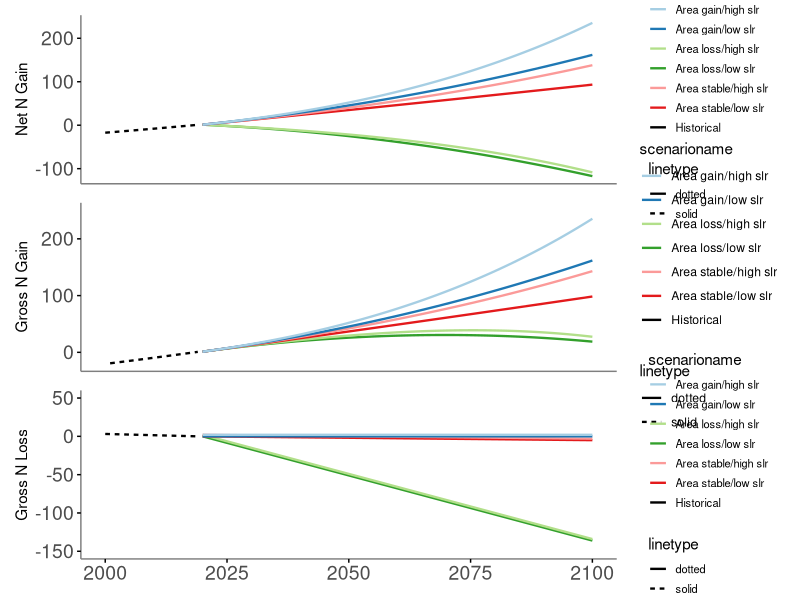
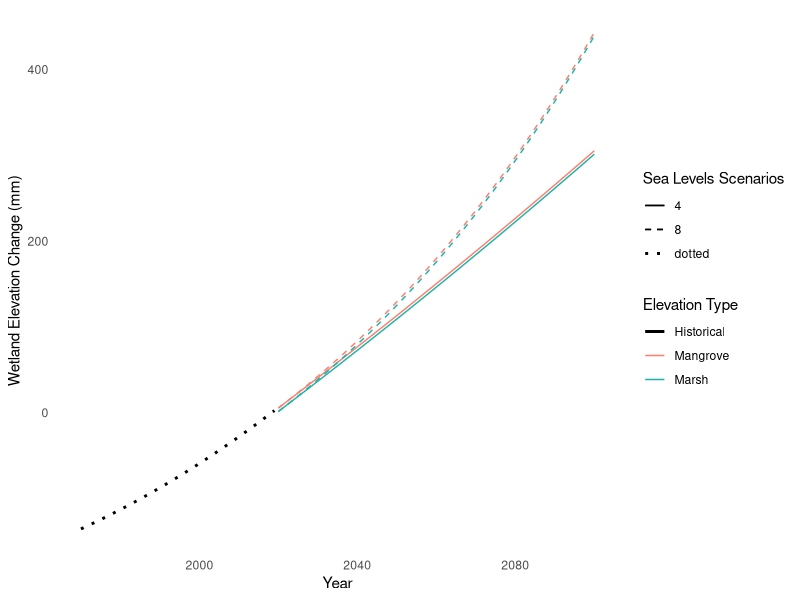
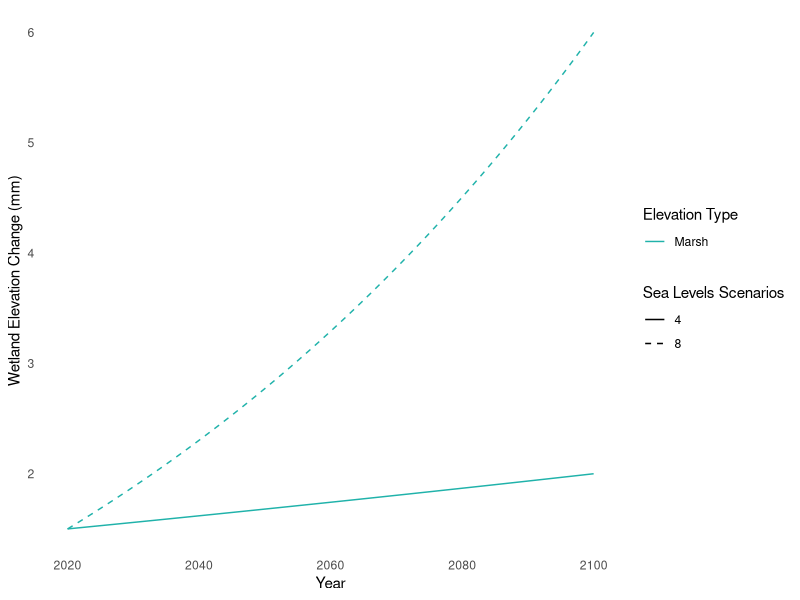
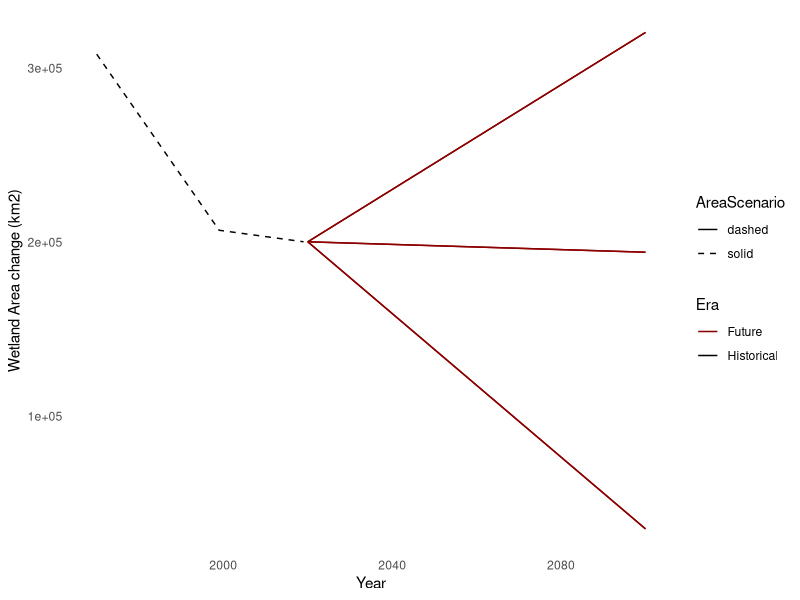
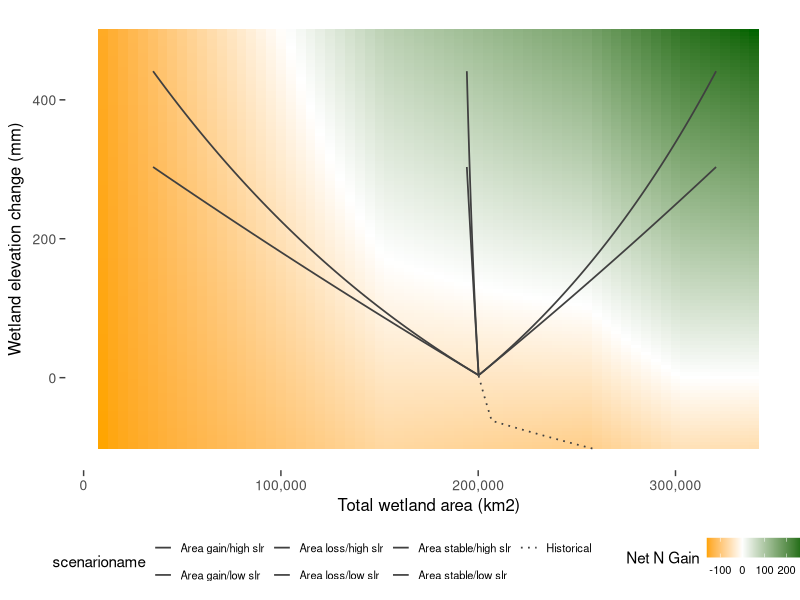

Here is the R script that generated these plots, in order:

library(dplyr)
library(ggplot2)
library(RColorBrewer)
library(patchwork)

# Define the sequence of years
years <- 2020:2100

# Create the data frame for each year
scenarios <- data.frame(
  scenario = rep(1:6, each = length(years)),
  scenarioname = rep(c('Area loss/low slr', 'Area loss/high slr', 'Area stable/low slr', 
                       'Area stable/high slr', 'Area gain/low slr', 'Area gain/high slr'), 
                     each = length(years)),
  R2020 = 3.5,
  R2100 = rep(c(4, 8, 4, 8, 4, 8), each = length(years)),
  A2020marsh = 52880,
  A2020mangrove = 147349,
  year = rep(years, times = 6)
)

# Define the sequence of historical years (1970 to 2019)
historical_years <- 1970:2019

# Create the data frame for the historical scenario
historical <- data.frame(
  scenario = rep(0, length(historical_years)),  # Scenario identifier
  scenarioname = rep('Historical', length(historical_years)),  # Scenario name
  historical_year = historical_years,  # Years from 1970 to 2019
  
  # Linear increase of rSLR from 2.1 to 3.5
  rSLR = seq.int(2.1, 3.5, length.out = length(historical_years)))
#	year year-1970	Atotal	Amarsh	Amangrove
#1970	  0	      308000	  81356	  226712   based on RAMSAR report
#1999	  29	    206764	  53944	  152920  based on Murray et al. 2022
#2019	  49	    200239	  52880	  147359  based on Murray et al. 2022
  
#Using broken linear model for area
historical$Amarsh <- ifelse(historical$historical_year<1999, 
                            (historical$historical_year-1970)*(53944-81356)/29+ 81356, 
                            (historical$historical_year-1970)*(52880-53944)/20+ (55487))
                            
historical$Amangrove <- ifelse(historical$historical_year<1999, 
                               (historical$historical_year-1970)*(152920-226712)/29+ 226712, 
                               (historical$historical_year-1970)*(147359-152920)/20+ (160983))

# Calculate Atotal as Amarsh + Amangrove
historical$Atotal <- historical$Amarsh + historical$Amangrove

# Calculate cumulative sea level (SL) with an adjustment factor
historical$SL <- cumsum(historical$rSLR) - 137.5

# Calculate nitrogen gain for marshes and mangroves in Tg
historical$Ngainmarsh <- ((historical$Amarsh) * (historical$SL / 10) * (1.78 / 1000) * 10^10) / 10^12
historical$Ngainmangrove <- ((historical$Amangrove) * (historical$SL / 10) * (1.63 / 1000) * 10^10) / 10^12
historical$Ngaintotal <- historical$Ngainmarsh + historical$Ngainmangrove

# Set 2020 area averages
historical$A2020marsh <- mean(scenarios$A2020marsh)
historical$A2020mangrove <- mean(scenarios$A2020mangrove)

# Calculate N loss using Ndensity for marsh and mangrove
historical$Nlossmarsh <- ifelse(   
  historical$Amarsh > historical$A2020marsh,
  (historical$Amarsh - historical$A2020marsh) * 30 * (1.78 / 1000) * 10^10 / 10^12,
  0
)

historical$Nlossmangrove <- ifelse(
  historical$Amangrove > historical$A2020mangrove,
  (historical$Amangrove - historical$A2020mangrove) * 30 * (1.63 / 1000) * 10^10 / 10^12, 
  0
)

historical$Nlosstotal <- historical$Nlossmarsh + historical$Nlossmangrove

# Calculate net nitrogen total
historical$netNtotal <- historical$Ngaintotal + historical$Nlosstotal

# View the data frame
print(historical)

##############################################################


# Calculate the exponential function (k) for each SLR scenario
scenarios$k <- log(scenarios$R2100 / scenarios$R2020) / 80

# Calculate the relative sea level rise (rSLR) for each year: rSLR = SLR2020 * e^(k*(year-2020))
scenarios$rSLR <- scenarios$R2020 * exp(scenarios$k * (scenarios$year - 2020))

# Calculate A2100marsh and A2100mangrove for high loss scenarios 1 and 2
scenarios$A2100marsh[scenarios$scenario %in% c(1, 2)] <- scenarios$A2020marsh[scenarios$scenario %in% c(1, 2)] - 20623
scenarios$A2100mangrove[scenarios$scenario %in% c(1, 2)] <- scenarios$A2020mangrove[scenarios$scenario %in% c(1, 2)] - 144412

# Calculate A2100marsh and A2100mangrove for low loss scenarios 3 and 4
scenarios$A2100marsh[scenarios$scenario %in% c(3, 4)] <- scenarios$A2020marsh[scenarios$scenario %in% c(3,4)] -1568
scenarios$A2100mangrove[scenarios$scenario %in% c(3, 4)] <- scenarios$A2020mangrove[scenarios$scenario %in% c(3,4)] -4421

# Calculate A2100marsh and A2100mangrove for high gain scenarios 5 and 6
scenarios$A2100marsh[scenarios$scenario %in% c(5, 6)] <- scenarios$A2020marsh[scenarios$scenario %in% c(5, 6)] + 20905
scenarios$A2100mangrove[scenarios$scenario %in% c(5, 6)] <- scenarios$A2020mangrove[scenarios$scenario %in% c(5, 6)] + 99434

# Calculate Areas for each year
scenarios$Amarsh <- (scenarios$A2100marsh - scenarios$A2020marsh) * (scenarios$year - 2020) / 80 + scenarios$A2020marsh
scenarios$Amangrove <- (scenarios$A2100mangrove - scenarios$A2020mangrove) * (scenarios$year - 2020) / 80 + scenarios$A2020mangrove
scenarios$Atotal <- scenarios$Amarsh + scenarios$Amangrove

# Calculate the cumulative sum of rSLR within each scenario
scenarios <- scenarios %>%
  group_by(scenario) %>%
  mutate(SL = cumsum(rSLR)) %>%
  ungroup()

# wetland elevation gain, marsh maximal gain is 5 mm yr-1, mangrove max = 7.8, if rSLR > than the max, wetland elevation gain = 0
# 9-13-24 OK I set it back to just keep up with all SLR
scenarios <- scenarios %>%
  mutate(marshgain = rSLR,  #ifelse(rSLR > 5, 0, rSLR),
         mangrovegain = rSLR) #ifelse(rSLR > 7.8, 0, rSLR))

# Calculate the cumulative sum of marsh and mangrove elevation within each scenario
scenarios <- scenarios %>%
  group_by(scenario) %>%
  mutate(marshelev = cumsum(marshgain), mangroveelev = cumsum(mangrovegain)) %>%
  ungroup()

# Calculate N gain using Ndensity for marsh and mangrove = 1.78 and 1.63 mg N cm-3
#Area (km2) * elevation change in cm * N density g cm-3 * 10^10 cm2/km2
scenarios$Ngainmarsh <- ((scenarios$Amarsh) * (scenarios$SL/10) * (1.78/1000) *10^10)/10^12
scenarios$Ngainmangrove <- ((scenarios$Amangrove) * (scenarios$SL/10) * (1.63/1000) * 10^10)/10^12
scenarios$Ngaintotal <- scenarios$Ngainmarsh + scenarios$Ngainmangrove

#add up annual wetland Ngain through vertical accretion
#scenarios <- scenarios %>%  
#  group_by(scenario) %>%
#  mutate(marshNgain = cumsum(Ngainmarsh), mangroveNgain= cumsum(Ngainmangrove)) %>%
#  ungroup()

scenarios$Ngaintotal <- scenarios$Ngainmarsh + scenarios$Ngainmangrove

# Calculate N loss using Ndensity for marsh, mangrove = 1.78 and 1.63 mg N cm-3, assuming 30 cm of erosive loss from area that is lost
scenarios$Nlossmarsh <- ifelse(   
  scenarios$Amarsh < scenarios$A2020marsh,
  (scenarios$Amarsh - scenarios$A2020marsh) * 50 * (1.78 / 1000) * 10^10 / 10^12,
  0)
scenarios$Nlossmangrove <- ifelse(
  scenarios$Amangrove < scenarios$A2020mangrove,
  (scenarios$Amangrove - scenarios$A2020mangrove) * 50 * (1.63 / 1000) * 10^10 / 10^12,
  0
)
scenarios$Nlosstotal <- scenarios$Nlossmarsh + scenarios$Nlossmangrove

# Calculate net N change
scenarios$netNmarsh <- scenarios$Ngainmarsh + scenarios$Nlossmarsh
scenarios$netNmangrove <- scenarios$Ngainmangrove + scenarios$Nlossmangrove
scenarios$netNtotal <- scenarios$netNmarsh + scenarios$netNmangrove


scenarios$scenarioname <- factor(scenarios$scenarioname, levels = c('Area gain/low slr', 'Area gain/high slr','Area loss/low slr', 'Area loss/high slr', 'Area stable/low slr', 
                                                                    'Area stable/high slr' ))


# Define plot colors
plot_colors <- brewer.pal(6, "Paired")



####################################################
# Create a common legend theme
legend_theme <- theme(
  legend.position = "right",
  legend.box = "vertical",
  legend.text = element_text(size = 8),
  legend.key.size = unit(0.5, 'cm'),      # Size of legend keys
  legend.spacing.x = unit(0.5, 'cm'),    # Horizontal spacing between legend items
  legend.spacing.y = unit(0.2, 'cm')     # Vertical spacing between legend items
)



#####################################################
#####################################################

# Merge historical data into scenarios data frame for plotting
historical_plot_data <- historical %>%
  select(historical_year, Ngainmarsh, Ngainmangrove, Ngaintotal, Nlossmarsh, Nlossmangrove, Nlosstotal, netNtotal, Atotal, SL,rSLR) %>%
  mutate(
    year = historical_year,
    scenarioname = "Historical",  # Set a unique name for historical data
    scenario = 0  # Use a distinct identifier for historical data
  )


library(ggplot2)
library(dplyr)
library(patchwork)

# Define line types for scenarios
line_types <- c("solid", "dashed")  # Solid for other scenarios, Dashed for scenario = 0

# Combine historical and scenario data
combined_data <- bind_rows(scenarios, historical_plot_data)


# Define a new column in combined_data to specify the line type
combined_data <- combined_data %>%
  mutate(linetype = ifelse(scenario == 0, "solid", "dotted"))

# Plot net N over time
plot_netN <- ggplot(combined_data, aes(x = year, y = netNtotal, color = scenarioname, group = scenario, linetype = linetype)) +
  geom_line(size=.8) +
  scale_color_manual(values = c(plot_colors, "black")) +  # Add color for historical data
  #scale_linetype_manual(values = line_types) +  # Apply custom line types
  labs(title = NULL, x = "Year", y = "Net N Gain") +
  theme_minimal() +
  theme(axis.title.x = element_blank(), axis.ticks.y = element_line(size=.5), axis.text.y = element_text(size = 14), axis.text.x=element_blank(),axis.line = element_line(size=.5, color="gray50"), panel.grid.major = element_blank(), panel.grid.minor = element_blank()) +
  scale_x_continuous(limits = c(2000, 2100)) +  # Set x-axis limits to start at 2000
  legend_theme

# Plot gross N gain over time
plot_Ngain <- ggplot(combined_data, aes(x = year, y = Ngaintotal, color = scenarioname, group = scenario, linetype = linetype)) +
  geom_line(size=.8) +
  scale_color_manual(values = c(plot_colors, "black")) +  # Add color for historical data
  #scale_linetype_manual(values = line_types) +  # Apply custom line types
  labs(title = NULL, x = "Year", y = "Gross N Gain") +
  theme_minimal() +
  theme(axis.title.x = element_blank(), axis.ticks.y = element_line(size=.5), axis.text.y = element_text(size = 14),axis.text.x=element_blank(),axis.line = element_line(size=.5, color="gray50"),panel.grid.major = element_blank(), panel.grid.minor = element_blank()) +
  scale_x_continuous(limits = c(2000, 2100)) +  # Set x-axis limits to start at 2000
  scale_y_continuous(limits = c(-20, 250))
  legend_theme

  
  #jitter N Loss so that all traces can be seen 
 
  jittered_data <- combined_data %>%
    mutate(Nlosstotal = ifelse(is.na(R2100), 
                               Nlosstotal, 
                               ifelse(R2100 > 5, 
                                      Nlosstotal + 2, 
                                      Nlosstotal)))
  
# Plot N loss over time
plot_Nloss <- ggplot(jittered_data, aes(x = year, y = Nlosstotal, color = scenarioname, group = scenario, linetype = linetype)) +
  geom_line(size=.8) +
  scale_color_manual(values = c(plot_colors, "black")) +  # Add color for historical data
  #scale_linetype_manual(values = line_types) +  # Apply custom line types
  labs(title = NULL, x = "Year", y = "Gross N Loss") +
  theme_minimal() +
  theme(axis.title.x = element_blank(), axis.ticks = element_line(size=.5), axis.text = element_text(size = 14), axis.line = element_line(size=.5, color="gray50"), panel.grid.major = element_blank(), panel.grid.minor = element_blank()) +
  scale_x_continuous(limits = c(2000, 2100)) + 
  scale_y_continuous(limits = c(-150, 50)) + 
  legend_theme

# Combine the plots into a vertical layout
N_by_year <- plot_netN / plot_Ngain / plot_Nloss

# Display the combined plot
print(N_by_year)


###########################################################
# Plot elevation by year

# Combined plot: Overlay mangrove and marsh elevation for each R2100 level
plot_combined_elev_year <- ggplot(scenarios) +
  
  # Line for mangrove elevation at each R2100 level
  geom_line(aes(x = year, y = mangroveelev + 2, color = "Mangrove", linetype = as.factor(R2100), group = interaction(R2100, "Mangrove"))) +
  
  # Line for marsh elevation at each R2100 level
  geom_line(aes(x = year, y = marshelev - 2, color = "Marsh", linetype = as.factor(R2100), group = interaction(R2100, "Marsh"))) +
  
  # Add dotted line for historical data
  geom_line(data = historical_plot_data, aes(x = historical_year, y = SL, color = "Historical", linetype = "dotted"), size = 1) +
  
  # Define colors for mangrove vs marsh and historical data
  scale_color_manual(values = c("Mangrove" = "salmon", "Marsh" = "lightseagreen", "Historical" = "black")) +
  
  # Different linetypes for R2100 levels
  scale_linetype_manual(values = c("solid", "dashed", "dotted", "dotdash", "longdash", "dotted")) +  # Ensure dotted is added for historical data
  
  labs(title = NULL, x = "Year", y = "Wetland Elevation Change (mm)") +
  
  # Minimal theme and remove gridlines
  theme_minimal() +
  theme(panel.grid.major = element_blank(), panel.grid.minor = element_blank(), legend.position = "right") +
  
  # Customize legends for both color (mangrove vs marsh vs historical) and linetype (R2100 levels)
  guides(color = guide_legend(title = "Elevation Type"), linetype = guide_legend(title = "Sea Levels Scenarios"))

# Print the combined plot
print(plot_combined_elev_year)

###########################################################
# Plot rSLR by year

# Combined plot: Overlay mangrove and marsh elevation for each R2100 level
plot_combined_elev_year <- ggplot(scenarios) +
  
  # Line for mangrove elevation at each R2100 level
 # geom_line(aes(x = year, y = rSLR + 2, color = "Mangrove", linetype = as.factor(R2100), group = interaction(R2100, "Mangrove"))) +
  
  # Line for marsh elevation at each R2100 level
 geom_line(aes(x = year, y = rSLR - 2, color = "Marsh", linetype = as.factor(R2100))) +
  
  # Add dotted line for historical data
 # geom_line(data = historical_plot_data, aes(x = historical_year, y = SL, color = "Historical", linetype = "dotted"), size = 1) +
  
  # Define colors for mangrove vs marsh and historical data
  scale_color_manual(values = c("Mangrove" = "salmon", "Marsh" = "lightseagreen", "Historical" = "black")) +
  
  # Different linetypes for R2100 levels
  scale_linetype_manual(values = c("solid", "dashed", "dotted", "dotdash", "longdash", "dotted")) +  # Ensure dotted is added for historical data
  
  labs(title = NULL, x = "Year", y = "Wetland Elevation Change (mm)") +
  
  # Minimal theme and remove gridlines
  theme_minimal() +
  theme(panel.grid.major = element_blank(), panel.grid.minor = element_blank(), legend.position = "right") +
  
  # Customize legends for both color (mangrove vs marsh vs historical) and linetype (R2100 levels)
  guides(color = guide_legend(title = "Elevation Type"), linetype = guide_legend(title = "Sea Levels Scenarios"))

# Print the combined plot
print(plot_combined_elev_year)

####################################################
#Plot area by year 
# Combined plot: Overlay mangrove and marsh area
plot_combined_elev_year <- ggplot(scenarios) +
  
  # Line for mangrove elevation at each R2100 level
  geom_line(aes(x = year, y = Atotal, color = "Future", linetype = "dashed", group = scenario)) +
  
  # Line for marsh elevation at each R2100 level
  #geom_line(aes(x = year, y = Amarsh, color = "Marsh", linetype = "solid", group = scenario)) +
  
  # Add dotted line for historical data
  geom_line(data = historical_plot_data, aes(x = historical_year, y = Atotal, color = "Historical", linetype = "solid"), size = 0.5) +
  
  # Define colors for mangrove vs marsh and historical data
  scale_color_manual(values = c("Future" = "red4",  "Historical" = "black")) +
  
  # Different linetypes for scenarios
 scale_linetype_manual(values = c("solid", "dashed", "dotted", "dotdash", "longdash", "dotted", "solid")) +  # Ensure dotted is added for historical data
  
  labs(title = NULL, x = "Year", y = "Wetland Area change (km2)") +
  
  # Minimal theme and remove gridlines
  theme_minimal() +
  theme(panel.grid.major = element_blank(), panel.grid.minor = element_blank(), legend.position = "right") +
  
  # Customize legends for both color (mangrove vs marsh vs historical) and linetype (Area scenarios)
  guides(color = guide_legend(title = "Era"), linetype = guide_legend(title = "AreaScenario"))

# Print the combined plot
print(plot_combined_elev_year)


##################################################################

##################################################################
#####CONTOUR

# Create a grid of values for the background contour representing net N gain
# 9-5-2024

SL_values <- seq(-100, 500, by = 5)  # SL increments of 0.1 for smoothness
Amarsh_values <- seq(min(5000), max(90000), by = 5000)  # Amarsh increments of 5000 for better resolution
Amangrove_values <- seq(min(5000), max(250000), by = 5000)  # Amangrove increments of 5000 for better resolution

contour_grid <- expand.grid(
  
  SL = SL_values,
  Amarsh = Amarsh_values,
  Amangrove = Amangrove_values
)

# Calculate Atotal
contour_grid$Atotal <- contour_grid$Amarsh + contour_grid$Amangrove

# Calculate N gain for the contour scenario
contour_grid$Ngainmarsh <- ((contour_grid$Amarsh) * (contour_grid$SL/10) * (1.78/1000) * 10^10) / 10^12
contour_grid$Ngainmangrove <- ((contour_grid$Amangrove) * (contour_grid$SL/10) * (1.63/1000) * 10^10) / 10^12
contour_grid$Ngaintotal <- contour_grid$Ngainmarsh + contour_grid$Ngainmangrove

# Calculate N loss for the contour scenario
contour_grid$Nlossmarsh <- ifelse(   
  contour_grid$Amarsh < 52880,
  (contour_grid$Amarsh - 52880) * 50 * (1.78 / 1000) * 10^10 / 10^12,0)
contour_grid$Nlossmangrove <- ifelse(
  contour_grid$Amangrove < 147349,
  (contour_grid$Amangrove - 147349) * 50 * (1.63 / 1000) * 10^10 / 10^12,0)
contour_grid$Nlosstotal <- contour_grid$Nlossmarsh + contour_grid$Nlossmangrove

# Calculate net N change for the contour scenario
contour_grid$netNmarsh <- contour_grid$Ngainmarsh + contour_grid$Nlossmarsh
contour_grid$netNmangrove <- contour_grid$Ngainmangrove + contour_grid$Nlossmangrove
contour_grid$netNtotal <- contour_grid$netNmarsh + contour_grid$netNmangrove

# Specify the folder for saving the recategorized data
Scenarios <- "Scenarios"

# Create the output folder if it doesn't exist
if (!dir.exists(Scenarios)) dir.create(Scenarios)

# Write the recategorized data frame to a new CSV file in the "Recategorized" folder
Scenarios <- file.path(Scenarios, "scenarios.csv")
write.csv(scenarios, Scenarios, row.names = FALSE)

###########################################################################


library(ggplot2)
library(scales)
library(tibble)
library(colorspace)
library(dplyr)  # For filtering

# Filter combined_data for years > 1999
filtered_data <- combined_data %>% filter(year > 1983)


plot_elev_area <- ggplot() +
  
  # Smoothed background with continuous fill
  #geom_tile(data = contour_grid, aes(x = Atotal, y = SL, fill = netNtotal)) + 
  #scale_fill_continuous_divergingx(palette = 'BrBg') + 
  
  geom_tile(data = contour_grid, aes(x = Atotal, y = SL, fill = netNtotal)) + 
  scale_fill_gradientn(
    colors = c("orange", "white", "darkgreen"), # More colors can be added here
    values = scales::rescale(c(min(contour_grid$netNtotal), 0, max(contour_grid$netNtotal))),
    limits = c(min(contour_grid$netNtotal), max(contour_grid$netNtotal)) # Set limits if needed
  ) +
  theme_minimal()+ # Optional: change the theme as needed
  
  # scale_fill_gradient2(name=waiver(), low = "red", mid="white", high = "blue", space = "Lab", na.value = "grey50", guide = "colourbar", aesthetics = "fill") +
  #scale_fill_gradientn(colours=terrain.colors(100))+
  
  #just show years 2000-2100
 
  # Black lines for each scenario
  geom_line(data = filtered_data, aes(x = Atotal, y = SL, linetype = scenarioname, group = scenario), 
            color = "gray25", size=0.6) +
  
  # Format x-axis with tick marks and comma-separated labels
  scale_x_continuous(name = "Total wetland area (km2)", labels = comma) +
  
  # Define different dash types for scenarios
  scale_linetype_manual(values = c("solid", "solid", "solid", "solid", "solid", "solid", "dotted")) +
  
  # Customize labels
  labs(title = NULL, y = expression("Wetland elevation change (mm)")) +
  
  # Adjust the theme
  theme_minimal() +
  theme(
    panel.grid = element_blank(),
    panel.grid.major = element_blank(),  # Remove major gridlines
    panel.grid.minor = element_blank(),  # Remove minor gridlines
    axis.ticks = element_line(color = "gray25"),  # Set ticks color
    axis.ticks.length = unit(0.15, 'cm'),  # Set tick length
    panel.border=element_blank(),
    axis.text= element_text(size = 10),
    axis.title = element_text(size = 12),
    axis.ticks.x = element_line(size = 0.5),  # Customize X-axis ticks
    axis.ticks.y = element_line(size = 0.5),  # Customize Y-axis ticks
    legend.position = "bottom",  # Position legend to the right
    legend.box = "horizontal", 
    legend.text = element_text(size = 8),
    legend.key.size = unit(0.5, 'cm'),
    legend.spacing.x = unit(0.5, 'cm'),
    legend.spacing.y = unit(0.2, 'cm')
  ) +
  
  # Add a colorbar legend for the fill
  guides(fill = guide_colorbar(title = "Net N Gain"))

# Plot
print(plot_elev_area)

# Specify the folder for saving the recategorized data
Scenarios <- "Scenarios"

# Create the output folder if it doesn't exist
if (!dir.exists(Scenarios)) dir.create(Scenarios)

# Write the recategorized data frame to a new CSV file in the "Recategorized" folder
Scenarios <- file.path(Scenarios, "scenariosfiltered.csv")
write.csv(filtered_data, Scenarios, row.names = FALSE)

# Specify the folder for saving the recategorized data
Scenarios <- "Scenarios"

# Create the output folder if it doesn't exist
if (!dir.exists(Scenarios)) dir.create(Scenarios)
Scenarios <- file.path(Scenarios, "contourgrid.csv")
write.csv(contour_grid, Scenarios, row.names = FALSE)